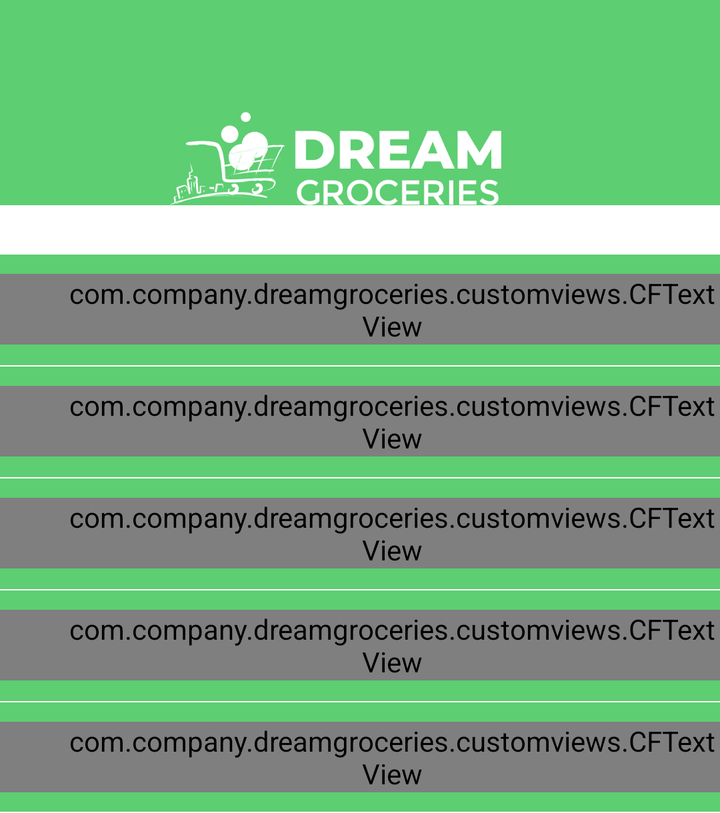
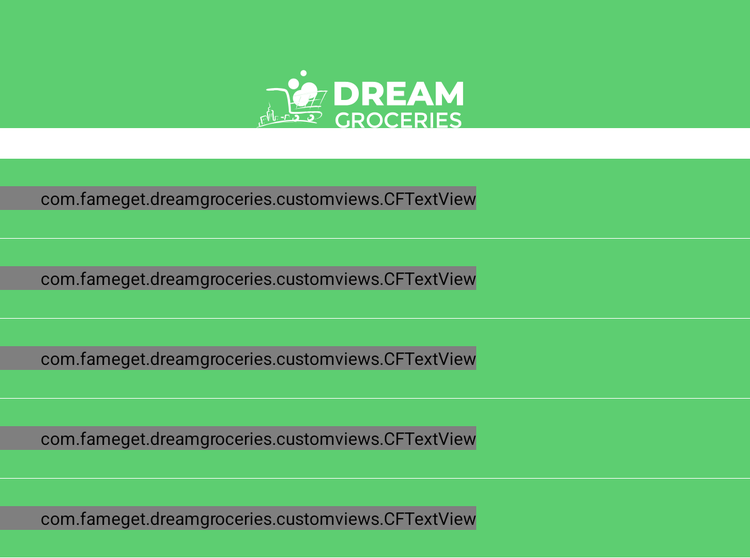

One screen, two layout resources from the same app: the default and the repository's alternative for another configuration. Each is rendered where Android would select it; the XML of both is given below.
<!-- AndroidManifest.xml: application theme AppTheme -->
<!-- res/layout/layout_side_menu.xml -->
<?xml version="1.0" encoding="utf-8"?>
<LinearLayout xmlns:android="http://schemas.android.com/apk/res/android"
    android:orientation="vertical" android:layout_width="match_parent"
    android:layout_height="wrap_content">

    <include layout="@layout/nav_header_home" />

    
    <RelativeLayout
        android:id="@+id/rlHome"
        android:layout_width="match_parent"
        android:layout_height="@dimen/drawer_item"
        android:layout_marginTop="@dimen/dp_24"
        android:clickable="true"

        android:background="@color/colorPrimary"
        android:orientation="vertical">

        <View
            android:layout_width="match_parent"
            android:layout_height="@dimen/dp_half"
            android:background="@color/white" />

        <com.company.dreamgroceries.customviews.CFTextView
            android:layout_width="wrap_content"
            android:layout_height="wrap_content"
            android:drawableStart="@drawable/drawer_item_home"
            android:drawablePadding="@dimen/dp_16"
            android:paddingStart="@dimen/dp_32"
            android:layout_centerVertical="true"
            android:gravity="center_vertical"

            android:layout_gravity="center_vertical"
            android:text="@string/home"
            android:textColor="@color/drawer_item"
            android:textSize="@dimen/txt_16" />
    </RelativeLayout>

    
    <RelativeLayout
        android:id="@+id/rlOrders"
        android:layout_width="match_parent"
        android:layout_height="@dimen/drawer_item"

        android:background="@color/colorPrimary"
        android:orientation="vertical">

        <View
            android:layout_width="match_parent"
            android:layout_height="@dimen/dp_half"
            android:background="@color/white" />

        <com.company.dreamgroceries.customviews.CFTextView
            android:layout_width="wrap_content"
            android:layout_height="wrap_content"
            android:drawableStart="@drawable/drawer_item_cart"
            android:drawablePadding="@dimen/dp_16"
            android:paddingStart="@dimen/dp_32"
            android:gravity="center_vertical"

            android:layout_centerVertical="true"
            android:text="@string/my_orders"
            android:textColor="@color/drawer_item"
            android:textSize="@dimen/txt_16" />
    </RelativeLayout>

    
    <RelativeLayout
        android:id="@+id/rlProfile"
        android:layout_width="match_parent"
        android:layout_height="@dimen/drawer_item"

        android:background="@color/colorPrimary"
        android:orientation="vertical">

        <View
            android:layout_width="match_parent"
            android:layout_height="@dimen/dp_half"
            android:background="@color/white" />

        <com.company.dreamgroceries.customviews.CFTextView
            android:layout_width="wrap_content"
            android:layout_height="wrap_content"
            android:drawableStart="@drawable/drawer_item_profile"
            android:drawablePadding="@dimen/dp_16"
            android:paddingStart="@dimen/dp_32"
            android:gravity="center_vertical"

            android:layout_centerVertical="true"
            android:text="@string/profile"
            android:textColor="@color/drawer_item"
            android:textSize="@dimen/txt_16" />
    </RelativeLayout>

    
    <RelativeLayout
        android:id="@+id/rlSupport"
        android:layout_width="match_parent"
        android:layout_height="@dimen/drawer_item"

        android:background="@color/colorPrimary"
        android:orientation="vertical">

        <View
            android:layout_width="match_parent"
            android:layout_height="@dimen/dp_half"
            android:background="@color/white" />

        <com.company.dreamgroceries.customviews.CFTextView
            android:layout_width="wrap_content"
            android:layout_height="wrap_content"
            android:drawableStart="@drawable/drawer_item_support"
            android:drawablePadding="@dimen/dp_16"
            android:paddingStart="@dimen/dp_32"
            android:gravity="center_vertical"
            android:layout_centerVertical="true"
            android:text="@string/support"
            android:textColor="@color/drawer_item"
            android:textSize="@dimen/txt_16" />
    </RelativeLayout>

    
    <RelativeLayout
        android:id="@+id/rlLogout"
        android:layout_width="match_parent"
        android:layout_height="@dimen/drawer_item"

        android:background="@color/colorPrimary"
        android:orientation="vertical">

        <View
            android:layout_width="match_parent"
            android:layout_height="@dimen/dp_half"
            android:background="@color/white" />

        <com.company.dreamgroceries.customviews.CFTextView
            android:layout_width="wrap_content"
            android:layout_height="wrap_content"
            android:drawableStart="@drawable/ic_logout"
            android:drawablePadding="@dimen/dp_16"
            android:paddingStart="@dimen/dp_32"
            android:gravity="center_vertical"
            android:layout_centerVertical="true"
            android:text="@string/logout"
            android:textColor="@color/white"
            android:textSize="@dimen/txt_16" />
        <View
            android:layout_width="match_parent"
            android:layout_height="@dimen/dp_half"
            android:layout_alignParentBottom="true"
            android:background="@color/white" />

    </RelativeLayout>

</LinearLayout>
<!-- res/layout/nav_header_home.xml (included above) -->
<?xml version="1.0" encoding="utf-8"?>
<LinearLayout xmlns:android="http://schemas.android.com/apk/res/android"
    xmlns:app="http://schemas.android.com/apk/res-auto"
    android:layout_width="match_parent"
    android:layout_height="match_parent"
    android:background="@color/colorPrimary"
    android:orientation="vertical"
    android:paddingTop="@dimen/dp_56"
    android:paddingEnd="@dimen/dp_24"
    android:theme="@style/ThemeOverlay.AppCompat.Dark">

    <ImageView
        android:id="@+id/imageView"
        android:layout_width="wrap_content"
        android:layout_height="wrap_content"
        android:contentDescription="@string/nav_header_desc"
        android:layout_gravity="center_horizontal"
        app:srcCompat="@drawable/ic_logo_wh" />


</LinearLayout>
<!-- resources referenced by this layout -->
<resources>
  <color name="colorPrimary">#5dce71</color>
  <color name="white">#FFFFFF</color>
  <dimen name="dp_16">16dp</dimen>
  <dimen name="dp_24">24dp</dimen>
  <dimen name="dp_32">32dp</dimen>
  <dimen name="dp_56">56dp</dimen>
  <dimen name="dp_half">0.5dp</dimen>
  <dimen name="drawer_item">56dp</dimen>
  <dimen name="txt_16">16sp</dimen>
  <!-- drawable drawer_item_cart (drawable) -->
  <?xml version="1.0" encoding="utf-8"?>
  <selector xmlns:android="http://schemas.android.com/apk/res/android">
      <item android:drawable="@drawable/ic_cart_selected" android:state_selected="true" />
      <item android:drawable="@drawable/ic_cart" />
  </selector>
  <!-- drawable drawer_item_home (drawable) -->
  <?xml version="1.0" encoding="utf-8"?>
  <selector xmlns:android="http://schemas.android.com/apk/res/android">
      <item android:drawable="@drawable/ic_home_not_sel" android:state_selected="true" />
      <item android:drawable="@drawable/ic_home" />
  </selector>
  <!-- drawable drawer_item_profile (drawable) -->
  <?xml version="1.0" encoding="utf-8"?>
  <selector xmlns:android="http://schemas.android.com/apk/res/android">
      <item android:drawable="@drawable/ic_profile_selected" android:state_selected="true" />
      <item android:drawable="@drawable/ic_profile" />
  </selector>
  <!-- drawable drawer_item_support (drawable) -->
  <?xml version="1.0" encoding="utf-8"?>
  <selector xmlns:android="http://schemas.android.com/apk/res/android">
      <item android:drawable="@drawable/ic_support_selected" android:state_selected="true" />
      <item android:drawable="@drawable/ic_support" />
  </selector>
  <!-- drawable ic_logo_wh: png bitmap (drawable-xxxhdpi, 21656 bytes) -->
  <!-- drawable ic_logout: png bitmap (drawable-xxxhdpi, 2578 bytes) -->
  <string name="home">Home</string>
  <string name="logout">Logout</string>
  <string name="my_orders">My Orders</string>
  <string name="nav_header_desc">Navigation header</string>
  <string name="profile">Profile</string>
  <string name="support">Support</string>
  <style name="AppTheme" parent="Theme.MaterialComponents.Light.NoActionBar">
          
          <item name="android:windowLightStatusBar">true</item>
          <item name="colorPrimary">@color/colorPrimary</item>
          <item name="colorPrimaryDark">@color/colorPrimaryDark</item>
          <item name="colorAccent">@color/colorAccent</item>
          <item name="android:statusBarColor">@color/statusbarBg</item>
      </style>
  <!-- drawable ic_cart_selected: png bitmap (drawable-xxxhdpi, 2053 bytes) -->
  <!-- drawable ic_cart: png bitmap (drawable-xxxhdpi, 2011 bytes) -->
  <!-- drawable ic_home_not_sel: png bitmap (drawable-xxxhdpi, 1754 bytes) -->
  <!-- drawable ic_home: png bitmap (drawable-xxxhdpi, 1793 bytes) -->
  <!-- drawable ic_profile_selected: png bitmap (drawable-xxxhdpi, 2666 bytes) -->
  <!-- drawable ic_profile: png bitmap (drawable-xxxhdpi, 2562 bytes) -->
  <!-- drawable ic_support_selected: png bitmap (drawable-xxxhdpi, 3188 bytes) -->
  <!-- drawable ic_support: png bitmap (drawable-xxxhdpi, 2837 bytes) -->
  <color name="colorPrimaryDark">#5dce71</color>
  <color name="colorAccent">#6788a9</color>
  <color name="statusbarBg">#FFFFFF</color>
</resources>
<!-- res/layout-h720dp/layout_side_menu.xml (the repository's variant of the layout above) -->
<!-- drawn on a 7-inch tablet held upright -->
<?xml version="1.0" encoding="utf-8"?>
<LinearLayout xmlns:android="http://schemas.android.com/apk/res/android"
    android:orientation="vertical" android:layout_width="match_parent"
    android:layout_height="wrap_content">

    <include layout="@layout/nav_header_home" />

    
    <RelativeLayout
        android:id="@+id/rlHome"
        android:layout_width="match_parent"
        android:layout_height="@dimen/drawer_item_2"
        android:layout_marginTop="@dimen/dp_24"
        android:clickable="true"

        android:background="@color/colorPrimary"
        android:orientation="vertical">

        <View
            android:layout_width="match_parent"
            android:layout_height="@dimen/dp_half"
            android:background="@color/white" />

        <com.fameget.dreamgroceries.customviews.CFTextView
            android:layout_width="wrap_content"
            android:layout_height="wrap_content"
            android:drawableStart="@drawable/drawer_item_home"
            android:drawablePadding="@dimen/dp_16"
            android:paddingStart="@dimen/dp_32"
            android:layout_centerVertical="true"
            android:gravity="center_vertical"

            android:layout_gravity="center_vertical"
            android:text="@string/home"
            android:textColor="@color/drawer_item"
            android:textSize="@dimen/txt_18" />
    </RelativeLayout>

    
    <RelativeLayout
        android:id="@+id/rlOrders"
        android:layout_width="match_parent"
        android:layout_height="@dimen/drawer_item_2"

        android:background="@color/colorPrimary"
        android:orientation="vertical">

        <View
            android:layout_width="match_parent"
            android:layout_height="@dimen/dp_half"
            android:background="@color/white" />

        <com.fameget.dreamgroceries.customviews.CFTextView
            android:layout_width="wrap_content"
            android:layout_height="wrap_content"
            android:drawableStart="@drawable/drawer_item_cart"
            android:drawablePadding="@dimen/dp_16"
            android:paddingStart="@dimen/dp_32"
            android:gravity="center_vertical"

            android:layout_centerVertical="true"
            android:text="@string/my_orders"
            android:textColor="@color/drawer_item"
            android:textSize="@dimen/txt_18" />
    </RelativeLayout>

    
    <RelativeLayout
        android:id="@+id/rlProfile"
        android:layout_width="match_parent"
        android:layout_height="@dimen/drawer_item_2"

        android:background="@color/colorPrimary"
        android:orientation="vertical">

        <View
            android:layout_width="match_parent"
            android:layout_height="@dimen/dp_half"
            android:background="@color/white" />

        <com.fameget.dreamgroceries.customviews.CFTextView
            android:layout_width="wrap_content"
            android:layout_height="wrap_content"
            android:drawableStart="@drawable/drawer_item_profile"
            android:drawablePadding="@dimen/dp_16"
            android:paddingStart="@dimen/dp_32"
            android:gravity="center_vertical"

            android:layout_centerVertical="true"
            android:text="@string/profile"
            android:textColor="@color/drawer_item"
            android:textSize="@dimen/txt_18" />
    </RelativeLayout>

    
    <RelativeLayout
        android:id="@+id/rlSupport"
        android:layout_width="match_parent"
        android:layout_height="@dimen/drawer_item_2"

        android:background="@color/colorPrimary"
        android:orientation="vertical">

        <View
            android:layout_width="match_parent"
            android:layout_height="@dimen/dp_half"
            android:background="@color/white" />

        <com.fameget.dreamgroceries.customviews.CFTextView
            android:layout_width="wrap_content"
            android:layout_height="wrap_content"
            android:drawableStart="@drawable/drawer_item_support"
            android:drawablePadding="@dimen/dp_16"
            android:paddingStart="@dimen/dp_32"
            android:gravity="center_vertical"
            android:layout_centerVertical="true"
            android:text="@string/support"
            android:textColor="@color/drawer_item"
            android:textSize="@dimen/txt_18" />
    </RelativeLayout>

    
    <RelativeLayout
        android:id="@+id/rlLogout"
        android:layout_width="match_parent"
        android:layout_height="@dimen/drawer_item_2"

        android:background="@color/colorPrimary"
        android:orientation="vertical">

        <View
            android:layout_width="match_parent"
            android:layout_height="@dimen/dp_half"
            android:background="@color/white" />

        <com.fameget.dreamgroceries.customviews.CFTextView
            android:layout_width="wrap_content"
            android:layout_height="wrap_content"
            android:drawableStart="@drawable/ic_logout"
            android:drawablePadding="@dimen/dp_16"
            android:paddingStart="@dimen/dp_32"
            android:gravity="center_vertical"
            android:layout_centerVertical="true"
            android:text="@string/logout"
            android:textColor="@color/white"
            android:textSize="@dimen/txt_18" />
        <View
            android:layout_width="match_parent"
            android:layout_height="@dimen/dp_half"
            android:layout_alignParentBottom="true"
            android:background="@color/white" />

    </RelativeLayout>

</LinearLayout>
<!-- resources referenced by the variant -->
<!-- as a 7-inch tablet held upright resolves them -->
<resources>
  <color name="colorPrimary">#5dce71</color>
  <color name="white">#FFFFFF</color>
  <dimen name="dp_16">16dp</dimen>
  <dimen name="dp_24">24dp</dimen>
  <dimen name="dp_32">32dp</dimen>
  <dimen name="dp_56">56dp</dimen>
  <dimen name="dp_half">0.5dp</dimen>
  <dimen name="drawer_item_2">64dp</dimen>
  <dimen name="txt_18">18sp</dimen>
  <!-- drawable drawer_item_cart (drawable) -->
  <?xml version="1.0" encoding="utf-8"?>
  <selector xmlns:android="http://schemas.android.com/apk/res/android">
      <item android:drawable="@drawable/ic_cart_selected" android:state_selected="true" />
      <item android:drawable="@drawable/ic_cart" />
  </selector>
  <!-- drawable drawer_item_home (drawable) -->
  <?xml version="1.0" encoding="utf-8"?>
  <selector xmlns:android="http://schemas.android.com/apk/res/android">
      <item android:drawable="@drawable/ic_home_not_sel" android:state_selected="true" />
      <item android:drawable="@drawable/ic_home" />
  </selector>
  <!-- drawable drawer_item_profile (drawable) -->
  <?xml version="1.0" encoding="utf-8"?>
  <selector xmlns:android="http://schemas.android.com/apk/res/android">
      <item android:drawable="@drawable/ic_profile_selected" android:state_selected="true" />
      <item android:drawable="@drawable/ic_profile" />
  </selector>
  <!-- drawable drawer_item_support (drawable) -->
  <?xml version="1.0" encoding="utf-8"?>
  <selector xmlns:android="http://schemas.android.com/apk/res/android">
      <item android:drawable="@drawable/ic_support_selected" android:state_selected="true" />
      <item android:drawable="@drawable/ic_support" />
  </selector>
  <!-- drawable ic_logo_wh: png bitmap (drawable-xxxhdpi, 21656 bytes) -->
  <!-- drawable ic_logout: png bitmap (drawable-xxxhdpi, 2578 bytes) -->
  <string name="home">Home</string>
  <string name="logout">Logout</string>
  <string name="my_orders">My Orders</string>
  <string name="nav_header_desc">Navigation header</string>
  <string name="profile">Profile</string>
  <string name="support">Support</string>
  <style name="AppTheme" parent="Theme.MaterialComponents.Light.NoActionBar">
          
          <item name="android:windowLightStatusBar">true</item>
          <item name="colorPrimary">@color/colorPrimary</item>
          <item name="colorPrimaryDark">@color/colorPrimaryDark</item>
          <item name="colorAccent">@color/colorAccent</item>
          <item name="android:statusBarColor">@color/statusbarBg</item>
      </style>
  <!-- drawable ic_cart_selected: png bitmap (drawable-xxxhdpi, 2053 bytes) -->
  <!-- drawable ic_cart: png bitmap (drawable-xxxhdpi, 2011 bytes) -->
  <!-- drawable ic_home_not_sel: png bitmap (drawable-xxxhdpi, 1754 bytes) -->
  <!-- drawable ic_home: png bitmap (drawable-xxxhdpi, 1793 bytes) -->
  <!-- drawable ic_profile_selected: png bitmap (drawable-xxxhdpi, 2666 bytes) -->
  <!-- drawable ic_profile: png bitmap (drawable-xxxhdpi, 2562 bytes) -->
  <!-- drawable ic_support_selected: png bitmap (drawable-xxxhdpi, 3188 bytes) -->
  <!-- drawable ic_support: png bitmap (drawable-xxxhdpi, 2837 bytes) -->
  <color name="colorPrimaryDark">#5dce71</color>
  <color name="colorAccent">#6788a9</color>
  <color name="statusbarBg">#FFFFFF</color>
</resources>
